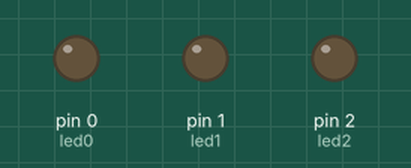
This program was run on a simulated MicroPython board. Shown: output pins drawn as LEDs (lit = HIGH).

Above: at 0.05 s.
At 0.25 s:
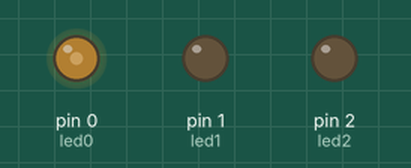
At 0.45 s:
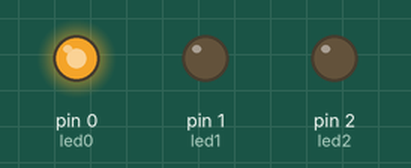
At 0.75 s:
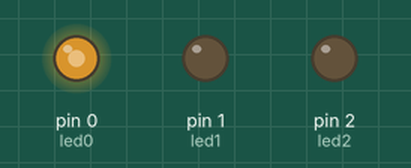
At 1.45 s:
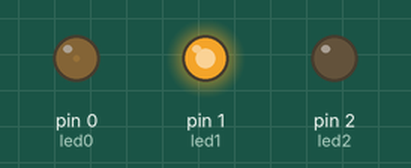
At 2.9 s:
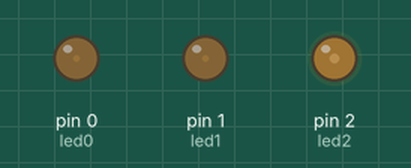
Timing chart, 0 to 6.9 s (numbered marks = the images above):
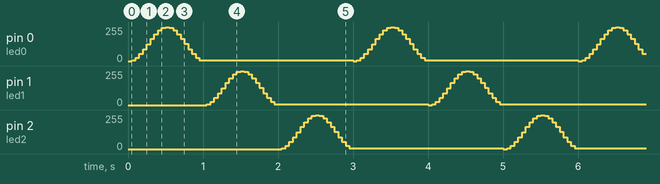

The program:

led_pulse.py
```python
import machine
import time
import math

led0 = machine.PWM(machine.Pin(0), freq=1000)
led1 = machine.PWM(machine.Pin(1), freq=1000)
led2 = machine.PWM(machine.Pin(2), freq=1000)


def pulse(led_i, t):
    for i in range(20):
        led_i.duty_u16(int(32768 - math.cos(i / 10 * math.pi) * 32768))
        time.sleep_ms(t)


led_list = [led0, led1, led2]


while True:
    for led in led_list:
        pulse(led, 50)
```
